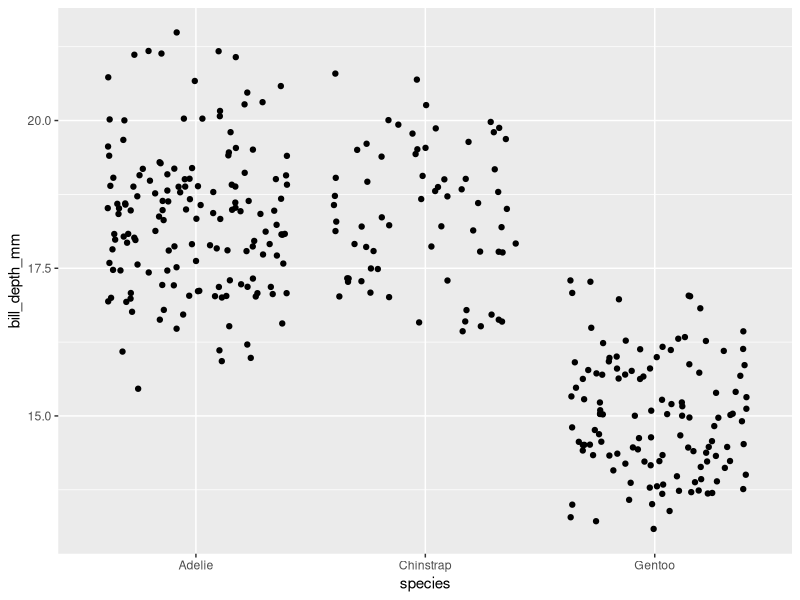
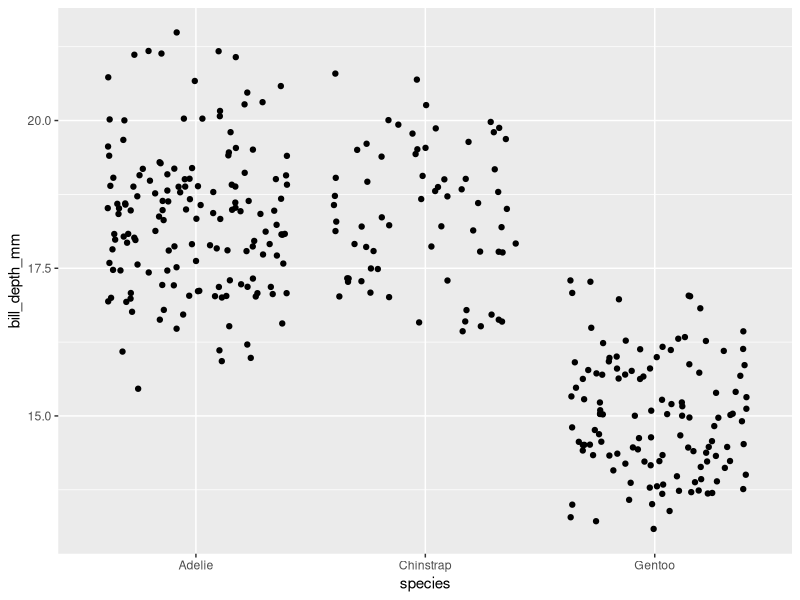

These figures' R source, in order:

            library(ggplot2)
            library(palmerpenguins)
            built_answer <- tryCatch(
                {
                    set.seed(42)
                    ggplot(penguins, aes(x = species, y = bill_depth_mm)) + geom_jitter()
                    suppressWarnings(
                        if (!file.exists("/sandbox/figures/bill-depth_species_jitter_answer.png")) {
                            ggsave(
                                width = 3,
                                height = 3,
                                "/sandbox/figures/bill-depth_species_jitter_answer.png"
                            )
                        }
                    )
                    suppressWarnings(
                        ggplot_build(last_plot())
                    )
                },
                error = function(e) {
                    'ERROR'
                }
            )
            built_submission <- tryCatch(
                {
                    set.seed(42)
                    library(ggplot2)
ggplot(penguins, aes(x = species, y = bill_depth_mm)) +
  geom_jitter()
                    suppressWarnings(
                        ggsave(
                            width = 3,
                            height = 3,
                            "figures/bill-depth_species_jitter_submission_gemma.png"
                        )
                    )
                    suppressWarnings(
                        ggplot_build(last_plot())
                    )
                },
                error = function(e) {
                    'ERROR'
                }
            )
            cat(isTRUE(all.equal(built_answer, built_submission)))
        
